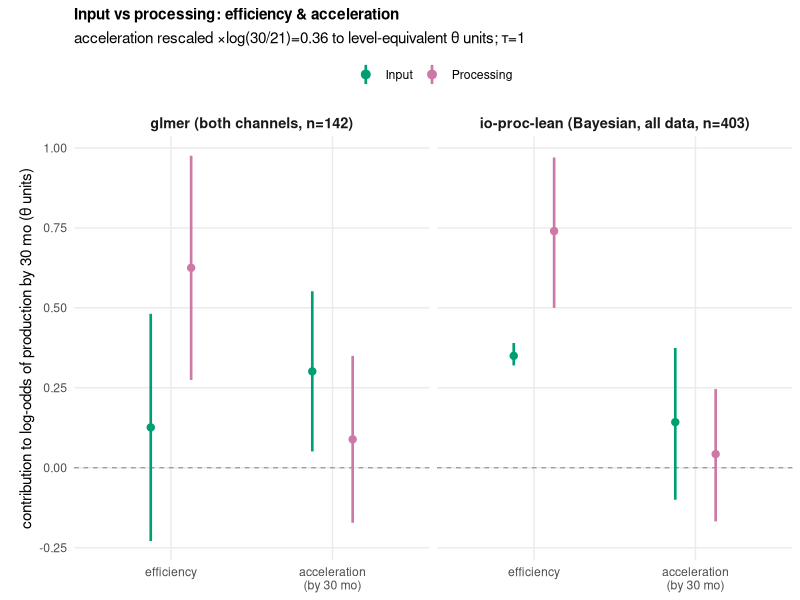
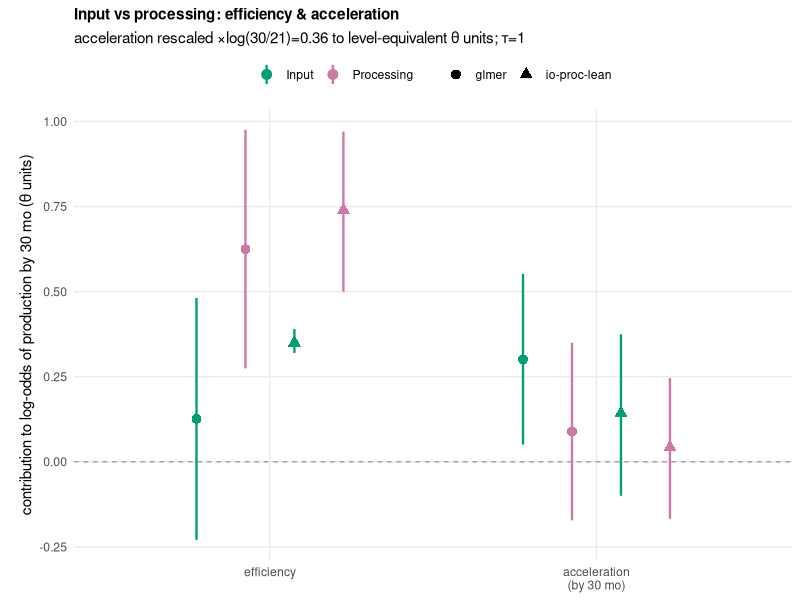

The R script that drew these images, in order:
## PROTOTYPE (interim, not for the paper): an io-proc COEFFICIENT panel toward a future
## fig-io-partition update, following the paper's fig-io-partition(B) plotting grammar:
## vertical continuous axis, efficiency vs acceleration as the categorical x split, the
## paper's channel palette (Input green / Processing pink), theme_minimal.
## Two estimates of the same thing:
##   - glmer "both" (joint input+processing, 142 kids w/ both channels, full longitudinal)
##   - io-proc-lean Bayesian (tau=1, 403 kids, ALL current data incl. one-timepoint kids)
## Efficiency (level) coefs as-is; acceleration coefs rescaled x log(t_ref/a0) so the two
## sit on ONE theta-units axis ("contribution to log-odds of production by 30 mo").
## Renders TWO variants: (1) facet-by-model, (2) single panel w/ model as point shape.
## RUN LOCALLY.  -> figs/io_partition_proto_facet.png, figs/io_partition_proto_panel.png
suppressPackageStartupMessages({library(dplyr); library(ggplot2); library(here); library(readr)})

co  <- read_csv(here("studies/io_proc_glmer/results/glmer_ladder_coefs.csv"), show_col_types = FALSE)
sm2 <- read_csv(here("studies/io_proc_glmer/results/sm2_overlay.csv"),        show_col_types = FALSE)

A0 <- 21; T_REF <- 30; KACC <- log(T_REF / A0)   # acceleration -> level-equivalent theta units (0.357)
FACTOR_PAL <- c(Input = "#009E73", Processing = "#CC79A7")   # paper fig-io-partition channel palette
SUB <- sprintf("acceleration rescaled ×log(%d/%d)=%.2f to level-equivalent θ units; τ=1", T_REF, A0, KACC)
YLAB <- sprintf("contribution to log-odds of production by %d mo (θ units)", T_REF)

d <- bind_rows(filter(co, spec == "both_common"), filter(sm2, spec == "lean_t1")) %>% mutate(
  acc  = term == "acceleration",
  est2 = ifelse(acc, est * KACC, est),
  lo2  = ifelse(acc, lo  * KACC, lo),
  hi2  = ifelse(acc, hi  * KACC, hi),
  term_x  = factor(term, levels = c("level", "acceleration"),
                   labels = c("efficiency", paste0("acceleration\n(by ", T_REF, " mo)"))),
  channel = factor(channel, levels = c("input", "processing"), labels = c("Input", "Processing")),
  model   = factor(recode(spec, both_common = "glmer", lean_t1 = "io-proc-lean"),
                   levels = c("glmer", "io-proc-lean")),
  model_lab = factor(recode(spec, both_common = "glmer (both channels, n=142)",
                                  lean_t1     = "io-proc-lean (Bayesian, all data, n=403)"),
                     levels = c("glmer (both channels, n=142)",
                                "io-proc-lean (Bayesian, all data, n=403)")))

base_theme <- theme_minimal(base_size = 11) +
  theme(panel.grid.minor = element_blank(),
        plot.title = element_text(face = "bold", size = 11),
        strip.text = element_text(face = "bold", size = 10.5),
        plot.margin = margin(5.5, 5.5, 5.5, 14),
        legend.position = "top")

## ---- Variant 1: facet by model ------------------------------------------------------
dg <- position_dodge(width = 0.5)
p_facet <- ggplot(d, aes(term_x, est2, color = channel, group = channel)) +
  geom_hline(yintercept = 0, linetype = "dashed", color = "grey55", linewidth = 0.4) +
  geom_pointrange(aes(ymin = lo2, ymax = hi2), position = dg, fatten = 3, linewidth = 0.9) +
  facet_wrap(~ model_lab) +
  scale_color_manual(values = FACTOR_PAL, name = NULL) +
  labs(x = NULL, y = YLAB, title = "Input vs processing: efficiency & acceleration", subtitle = SUB) +
  base_theme
ggsave(here("studies/io_proc_glmer/figs/io_partition_proto_facet.png"), p_facet,
       width = 8.5, height = 4.0, dpi = 150)

## ---- Variant 2: single panel, model as point shape ----------------------------------
dg2 <- position_dodge(width = 0.6)
p_panel <- ggplot(d, aes(term_x, est2, color = channel, shape = model,
                         group = interaction(channel, model))) +
  geom_hline(yintercept = 0, linetype = "dashed", color = "grey55", linewidth = 0.4) +
  geom_linerange(aes(ymin = lo2, ymax = hi2), position = dg2, linewidth = 0.8) +
  geom_point(position = dg2, size = 3) +
  scale_color_manual(values = FACTOR_PAL, name = NULL) +
  scale_shape_manual(values = c(glmer = 16, `io-proc-lean` = 17), name = NULL) +
  labs(x = NULL, y = YLAB, title = "Input vs processing: efficiency & acceleration", subtitle = SUB) +
  guides(color = guide_legend(order = 1), shape = guide_legend(order = 2)) +
  base_theme
ggsave(here("studies/io_proc_glmer/figs/io_partition_proto_panel.png"), p_panel,
       width = 7.5, height = 4.0, dpi = 150)

cat("wrote figs/io_partition_proto_{facet,panel}.png\n")
